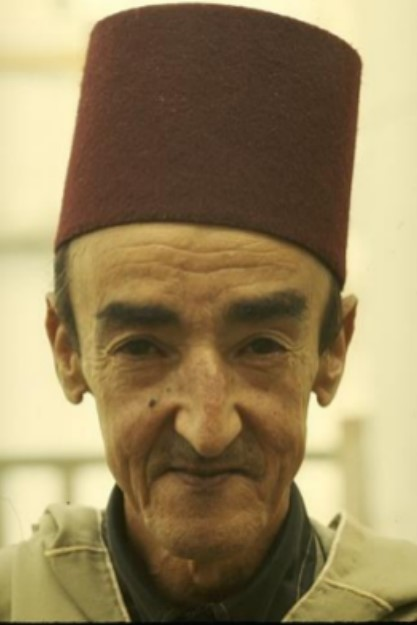
#> input picture man.jpg, 417 x 625 px, found by its file name
$ jupyter execute Cartoonify.ipynb   (older library calls are emulated)
#> lines starting #> are read from the running program, lines starting #| are printed output that depends on the picture; after the words box and inside, x2 and y2 are one past the last pixel; in counts of white or black regions, pixels touching at a corner belong together
Image Cartoonifying

[cell 1]
import cv2
import matplotlib.pyplot as plt

def cartoonify(images):
    for image_path in images:

        image = cv2.imread(image_path)
#> image is the input picture: shape (625, 417, 3); mean B, G, R 92.2, 131.3, 149.8
        image_rgb = cv2.cvtColor(image, cv2.COLOR_BGR2RGB)
        gray_image = cv2.cvtColor(image, cv2.COLOR_BGR2GRAY)
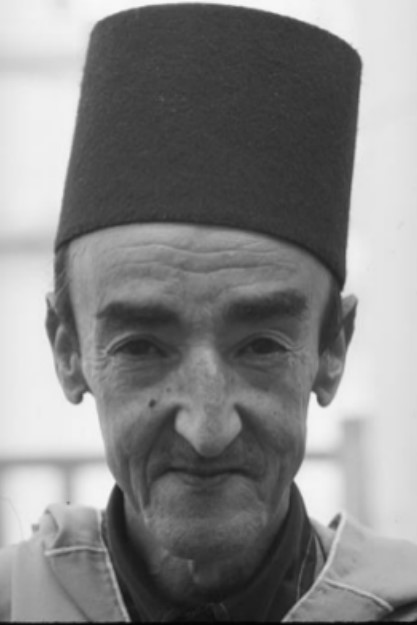
#> gray_image: shape (625, 417); min 3, max 249, mean 132.4
        small_image = cv2.resize(image, (0, 0), fx=0.5, fy=0.5)

        for _ in range(5):
            small_image = cv2.bilateralFilter(small_image, d=9, sigmaColor=75, sigmaSpace=75)
#> this loop made 5 passes
#> pass 2, in cartoonify, `small_image = cv2.bilateralFilter(small_image, d=9, sigmaColor=75, sig..`:
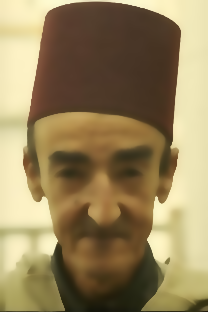
#> small_image: shape (312, 208, 3); mean B, G, R 92.3, 131.5, 150

        bilateral_filtered_image = cv2.resize(small_image, (image.shape[1], image.shape[0]))
        bilateral_filtered_image_rgb = cv2.cvtColor(bilateral_filtered_image, cv2.COLOR_BGR2RGB)

        smoothed_image = cv2.medianBlur(gray_image, 7)   # Kernel Size 7
        laplacian_edges = cv2.Laplacian(smoothed_image, cv2.CV_8U, ksize=5) # if ksize is large, edges will be thicker but less sensitive
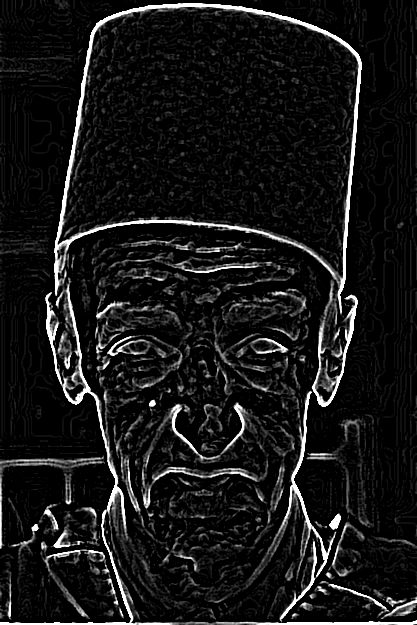
#> laplacian_edges: shape (625, 417); min 0, max 255, mean 23.4
        _, edge_mask = cv2.threshold(laplacian_edges, 100, 255, cv2.THRESH_BINARY_INV) # binary image, value > threshold map to 0, otherwise 255
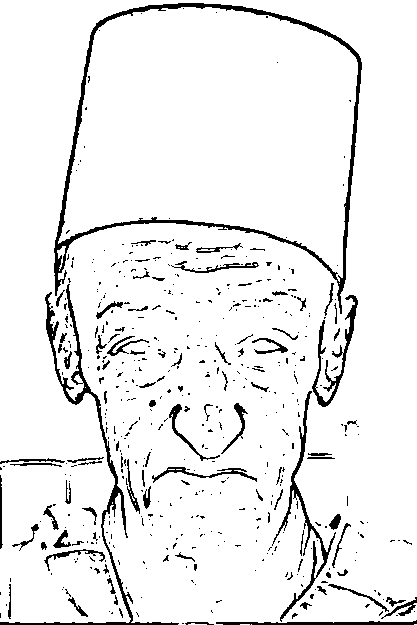
#> edge_mask: shape (625, 417); 93.1% white; 499 black regions (408 under 20 px), largest, box (x1, y1, x2, y2) and area: (54, 3, 362, 314) 4496, (0, 284, 179, 625) 2514, (272, 391, 336, 622) 1305

        edge_mask_colored = cv2.cvtColor(edge_mask, cv2.COLOR_GRAY2BGR)

        cartoon_image = cv2.bitwise_and(bilateral_filtered_image, edge_mask_colored)
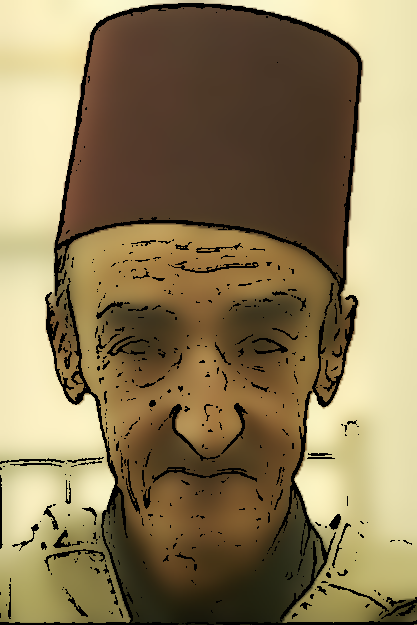
#> cartoon_image: shape (625, 417, 3); mean B, G, R 88.2, 124.6, 141.7
        cartoon_image_rgb = cv2.cvtColor(cartoon_image, cv2.COLOR_BGR2RGB)
        plt.figure(figsize=(15, 15))

    # ---------------------------- Plotting ------------------------------------
        plt.subplot(5, 2, 1)
        plt.imshow(gray_image, cmap='gray')
        plt.title("Original Grayscale")
        plt.axis("off")
        plt.subplot(5, 2, 2)
        plt.imshow(smoothed_image, cmap='gray')
        plt.title("Smoothed Grayscale")
        plt.axis("off")

        plt.subplot(5, 2, 3)
        plt.imshow(smoothed_image, cmap='gray')
        plt.title("Smoothed Grayscale")
        plt.axis("off")
        plt.subplot(5, 2, 4)
        plt.imshow(laplacian_edges, cmap='gray')
        plt.title("Edge Detection")
        plt.axis("off")

        plt.subplot(5, 2, 5)
        plt.imshow(laplacian_edges, cmap='gray')
        plt.title("Edge Detection")
        plt.axis("off")
        plt.subplot(5, 2, 6)
        plt.imshow(edge_mask, cmap='gray')
        plt.title("Thresholding")
        plt.axis("off")

        plt.subplot(5, 2, 7)
        plt.imshow(image_rgb)
        plt.title("Original Image")
        plt.axis("off")
        plt.subplot(5, 2, 8)
        plt.imshow(bilateral_filtered_image_rgb)
        plt.title("Bilateral Filter")
        plt.axis("off")

        plt.subplot(5, 2, 9)
        plt.imshow(bilateral_filtered_image_rgb)
        plt.title("Bilateral Filter")
        plt.axis("off")
        plt.subplot(5, 2, 10)
        plt.imshow(cartoon_image_rgb)
        plt.title("Cartoonified")
        plt.axis("off")

        plt.tight_layout()
        plt.show()
#> pass 2 of the loop in cartoonify, `for image_path in images:`:
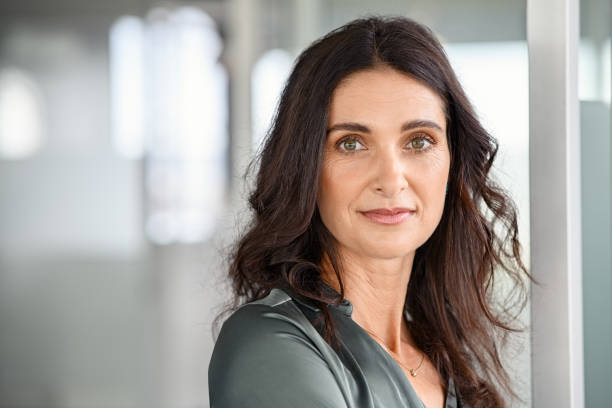
#> input picture woman.jpg, 612 x 408 px, found by its file name
#> in cartoonify, image is the input picture: shape (408, 612, 3); mean B, G, R 150.1, 154.6, 160.2
#> image_rgb: shape (408, 612, 3)
#> gray_image: shape (408, 612)
#> bilateral_filtered_image: shape (408, 612, 3)
#> bilateral_filtered_image_rgb: shape (408, 612, 3)
#> smoothed_image: shape (408, 612)
#> laplacian_edges: shape (408, 612)
#> in cartoonify, `_, edge_mask = cv2.threshold(laplacian_edges, 100, 255, cv2.THRESH_BIN..`:
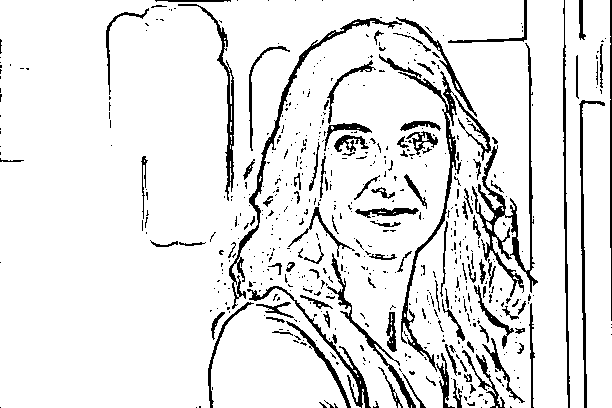
#> edge_mask: shape (408, 612); 90.1% white; 596 black regions (487 under 20 px), largest, box (x1, y1, x2, y2) and area: (472, 43, 538, 297) 2245, (379, 54, 491, 372) 2239, (229, 18, 402, 309) 1755
#> in cartoonify, `cartoon_image = cv2.bitwise_and(bilateral_filtered_image, edge_mask_co..`:
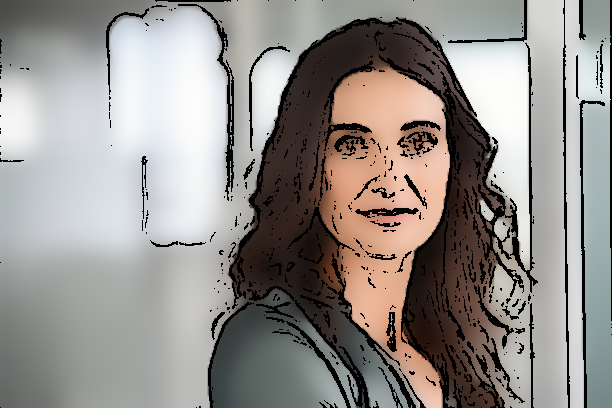
#> cartoon_image: shape (408, 612, 3); mean B, G, R 140, 143.9, 148.2
#> cartoon_image_rgb: shape (408, 612, 3)
#> pass 3 of the loop in cartoonify, `for image_path in images:`:
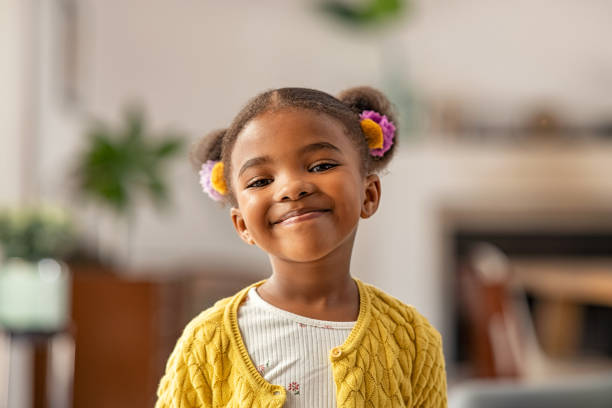
#> input picture child.jpg, 612 x 408 px, found by its file name
#> in cartoonify, image is the input picture: shape (408, 612, 3); mean B, G, R 118.2, 142.2, 165.2
#> in cartoonify, `laplacian_edges = cv2.Laplacian(smoothed_image, cv2.CV_8U, ksize=5)`:
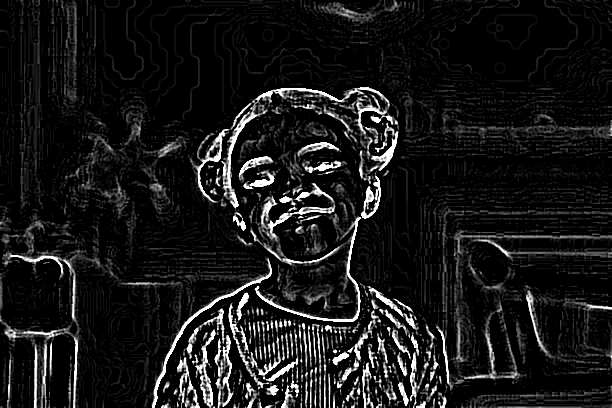
#> laplacian_edges: shape (408, 612); min 0, max 255, mean 24.3
#> in cartoonify, `_, edge_mask = cv2.threshold(laplacian_edges, 100, 255, cv2.THRESH_BIN..`:
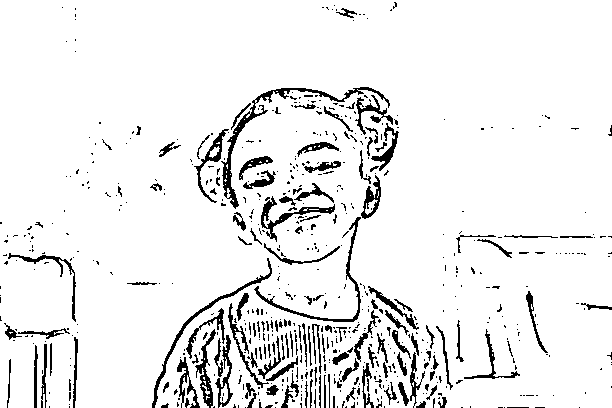
#> edge_mask: shape (408, 612); 92.5% white; 634 black regions (497 under 20 px), largest, box (x1, y1, x2, y2) and area: (221, 87, 390, 209) 1274, (152, 258, 272, 408) 682, (254, 217, 361, 322) 674

images = [
    r"C:\Users\ADMIN\OneDrive\Desktop\Images\man.jpg",
    r"C:\Users\ADMIN\OneDrive\Desktop\Images\woman.jpg",
    r"C:\Users\ADMIN\OneDrive\Desktop\Images\child.jpg"
]
cartoonify(images)
